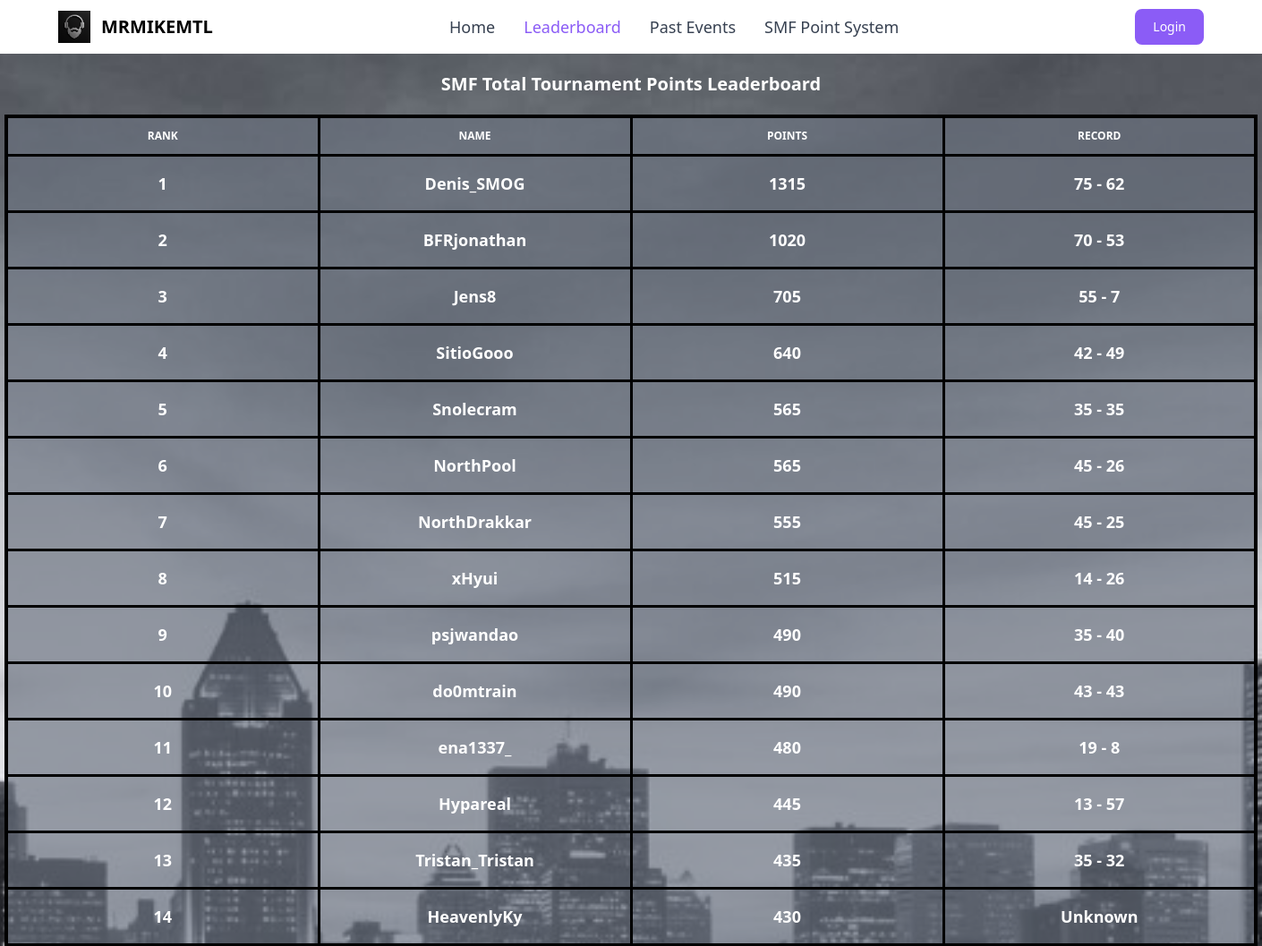
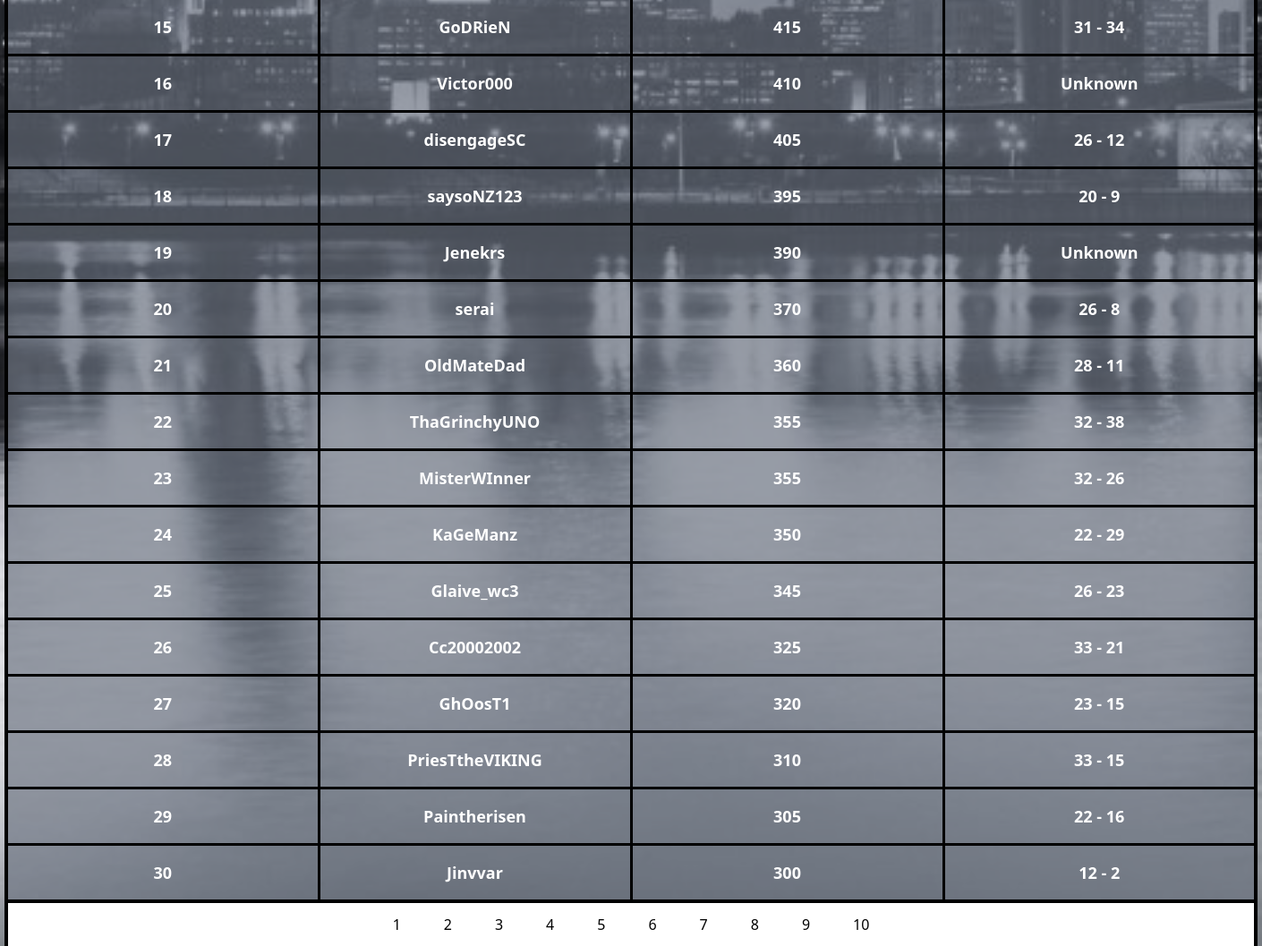
The app's page /leaderboard with its own data (2 pictures, top to bottom).
### tables this page shows
CREATE TABLE participants (id INTEGER PRIMARY KEY, name varchar(255), total_points INTEGER, user_id INTEGER);

### web/app.py (the view, shortened to what this page needs)
@app.route("/leaderboard")
def leaderboard():
	raw_data = dbsession.exec_driver_sql("SELECT name, total_points, user_id from participants ORDER BY total_points desc;").all()
	data = []
	page_size = 30
	total = len(raw_data)
	total_pages = round(total / page_size)
	page = request.args.get("page")
	if page is not None:
		page = int(page)
	if page is None:
		starting_spot = 1
	elif page == 1:
		starting_spot = 1
	else:
		starting_spot = (page - 1) * page_size + 1
	i = 1
	for record in raw_data:
		if i >= starting_spot and len(data) < page_size:
			if record is not None:
				if record.user_id is not None:
					db_data_1 = dbsession.exec_driver_sql(f"SELECT participant_1_points, participant_2_points FROM tournament_matches WHERE participant_1_id = {record.user_id};").all()
					db_data_2 = dbsession.exec_driver_sql(f"SELECT participant_1_points, participant_2_points FROM tournament_matches WHERE participant_2_id = {record.user_id};").all()
					wins = 0
					losses = 0
					for w in db_data_1:
						wins = wins + w.participant_1_points
						losses = losses + w.participant_2_points
					for n in db_data_2:
						wins = wins + n.participant_2_points
						losses = losses + n.participant_1_points
					data_obj = {
						"rank": i,
						"name": record.name,
						"total_points": record.total_points,
						"record": f"{wins} - {losses}"
					}
					data.append(data_obj)
				else:
					data_obj = {
						"rank": i,
						"name": record.name,
						"total_points": record.total_points,
						"record": f"Unknown"
					}
					data.append(data_obj)
		i = i + 1
	pages = []
	page_num = 1
	while len(pages) < total_pages:
		pages.append(page_num)
		page_num = page_num + 1
	return render_template("leaderboard.html", data=data, pages=pages)

### web/templates/leaderboard.html (shortened to what this page needs)
<!DOCTYPE html>
<html lang="en">
<head>
    <link rel="stylesheet" href="{{url_for('static',filename='dist/output.css')}}">
</head>
<body>
     <nav class="px-2 sm:px-4 py-2.50">
        <div class="container flex flex-wrap items-center justify-between mx-auto">
            <a href="/" class="flex items-center">
                <img src="../static/dist/beard_logo.jpg" class="h-6 mr-3 sm:h-9">
                <span class="self-center text-xl font-semibold whitespace-nowrap">MRMIKEMTL</span>
            </a>
            <div class="flex md:order-2">
                <button type="button"
                    class="text-white bg-purple-500 focus:ring-4 focus:outline-none focus:ring-blue-300 font-medium rounded-lg text-sm px-5 py-2.5 text-center mr-3 md:mr-0"><a href="/login">Login</a></button>
            </div>
            <div class="items-center justify-between hidden w-full md:flex md:w-auto md:order-1" id="navbar-cta">
                <ul
                    class="flex flex-col p-4 mt-4 border rounded-lg md:flex-row md:space-x-8 md:mt-0 md:text-sm md:font-medium md:border-0 md:bg-white">
                    <li>
                        <a href="/"
                            class="block py-2 pl-3 pr-4 text-lg text-gray-700 rounded-sm hover:bg-gray-100 md:hover:bg-transparent md:hover:text-purple-500 md:p-0">Home</a>
                    </li>
                    <li>
                        <a href="/leaderboard"
                            class="block py-2 pl-3 pr-4 text-lg text-white bg-blue-700 rounded-sm md:bg-transparent md:text-purple-500 md:p-0"
                            aria-current="page">Leaderboard</a>
                    </li>
                    <li>
                        <a href="/events"
                            class="block py-2 pl-3 pr-4 text-lg text-gray-700 rounded-sm hover:bg-gray-100 md:hover:bg-transparent md:hover:text-purple-500 md:p-0">Past Events</a>
                    </li>
                    <li>
                        <a href="/point_system"
                            class="block py-2 pl-3 pr-4 text-lg text-gray-700 rounded-sm hover:bg-gray-100 md:hover:bg-transparent md:hover:text-purple-500 md:p-0">SMF Point System</a>
                    </li>
                </ul>
            </div>
        </div>
    </nav>
<div class="bg-[url(cityscape.jpg)] bg-cover bg-center min-h-screen w-full place-items-center">
    <table class="table-fixed mx-auto w-350 text-white p-200 box-border size-32 border-4 justify-items-center border-black self-center">
            <caption class="p-5 text-xl font-semibold text-center text-white justify-center">
            SMF Total Tournament Points Leaderboard
        </caption>
        <thead class="w-full text-xs text-white uppercase">
            <tr>
                <th scope="col" class="px-6 py-3 p-20 text-white bg-gray-500/65 box-border border-3 border-black">
                    Rank
                </th>
                <th scope="col"class="px-6 py-3 p-20 text-white bg-gray-500/65 box-border border-3 border-black">
                    Name
                </th>
                <th scope="col" class="px-6 py-3 p-20 text-white bg-gray-500/65 box-border border-3 border-black">
                    Points
                </th>
                <th scope="col" class="px-6 py-3 p-20 text-white bg-gray-500/65 box-border border-3 border-black">
                    Record
                </th>
            </tr>
        </thead>
        {% for row in data %}
        <tbody>
            <tr class="p-4 text-lg font-semibold w-full text-center">
                <th scope="row" class="text-white bg-gray-500/65 box-border border-3 border-black" >
                    {{ row.rank }}
                </th>
                <td scope="row" class="px-6 py-4 p-20 text-white bg-gray-500/65 box-border border-3 border-black">
                    {{ row.name }}
                </td>
                <td scope="row" class="px-6 py-4 p-20 text-white bg-gray-500/65 box-border border-3 border-black">
                    {{ row.total_points}}
                </td>
                <td scope="row" class="px-6 py-4 p-20 text-white bg-gray-500/65 box-border border-3 border-black">
                    {{ row.record}}
                </td>
            </tr>
        </tbody>
        {% endfor %}
</table>
<div class="flex mx-auto justify-center items-center space-x-2 bg-white w-350 border-r-4 border-black border-l-4">
    {% for page in pages %}
        <a href="/leaderboard?page={{ page }}" class="inline-flex items-center justify-center px-5 py-3 text-base font-medium text-center text-black rounded-lg hover:bg-gray-500 focus:ring-4 focus:bg-gray-500">
        {{ page }}
        </a>
    {% endfor %}
</div>
</div>
</body>
</html>

### records on screen
participants: rank "1", name "Denis_SMOG", total_points "1315", record "75 - 62"
participants: rank "2", name "BFRjonathan", total_points "1020", record "70 - 53"
participants: rank "3", name "Jens8", total_points "705", record "55 - 7"
participants: rank "4", name "SitioGooo", total_points "640", record "42 - 49"
participants: rank "5", name "Snolecram", total_points "565", record "35 - 35"
participants: rank "6", name "NorthPool", total_points "565", record "45 - 26"
participants: rank "7", name "NorthDrakkar", total_points "555", record "45 - 25"
participants: rank "8", name "xHyui", total_points "515", record "14 - 26"
participants: rank "9", name "psjwandao", total_points "490", record "35 - 40"
participants: rank "10", name "do0mtrain", total_points "490", record "43 - 43"
participants: rank "11", name "ena1337_", total_points "480", record "19 - 8"
participants: rank "12", name "Hypareal", total_points "445", record "13 - 57"
participants: rank "13", name "Tristan_Tristan", total_points "435", record "35 - 32"
participants: rank "14", name "HeavenlyKy", total_points "430", record "Unknown"
participants: rank "15", name "GoDRieN", total_points "415", record "31 - 34"
participants: rank "16", name "Victor000", total_points "410", record "Unknown"
participants: rank "17", name "disengageSC", total_points "405", record "26 - 12"
participants: rank "18", name "saysoNZ123", total_points "395", record "20 - 9"
participants: rank "19", name "Jenekrs", total_points "390", record "Unknown"
participants: rank "20", name "serai", total_points "370", record "26 - 8"
participants: rank "21", name "OldMateDad", total_points "360", record "28 - 11"
participants: rank "22", name "ThaGrinchyUNO", total_points "355", record "32 - 38"
participants: rank "23", name "MisterWInner", total_points "355", record "32 - 26"
participants: rank "24", name "KaGeManz", total_points "350", record "22 - 29"
participants: rank "25", name "Glaive_wc3", total_points "345", record "26 - 23"
participants: rank "26", name "Cc20002002", total_points "325", record "33 - 21"
participants: rank "27", name "GhOosT1", total_points "320", record "23 - 15"
participants: rank "28", name "PriesTtheVIKING", total_points "310", record "33 - 15"
participants: rank "29", name "Paintherisen", total_points "305", record "22 - 16"
participants: rank "30", name "Jinvvar", total_points "300", record "12 - 2"

### other values on screen
{{ page }} "1" "2" "3" "4" "5" "6" "7" "8" "9" "10"
